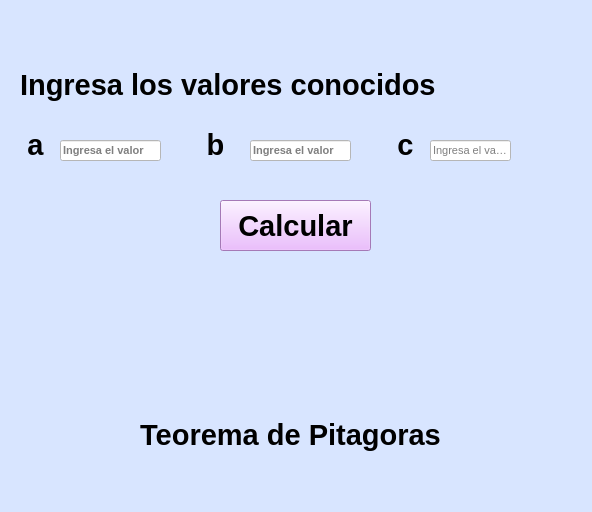
<?xml version="1.0" encoding="UTF-8"?>
<ui version="4.0">
 <class>MainWindow</class>
 <widget class="QMainWindow" name="MainWindow">
  <property name="geometry">
   <rect>
    <x>0</x>
    <y>0</y>
    <width>592</width>
    <height>512</height>
   </rect>
  </property>
  <property name="windowTitle">
   <string>MainWindow</string>
  </property>
  <property name="styleSheet">
   <string notr="true">background-color: rgb(201, 244, 255);
background-color: rgb(216, 229, 255);</string>
  </property>
  <widget class="QWidget" name="centralwidget">
   <widget class="QLineEdit" name="txt_b">
    <property name="geometry">
     <rect>
      <x>250</x>
      <y>140</y>
      <width>101</width>
      <height>21</height>
     </rect>
    </property>
    <property name="font">
     <font>
      <pointsize>8</pointsize>
      <weight>75</weight>
      <bold>true</bold>
     </font>
    </property>
    <property name="toolTip">
     <string>Ingresa el valor</string>
    </property>
    <property name="statusTip">
     <string>Ingresa el valor</string>
    </property>
    <property name="styleSheet">
     <string notr="true">background-color: rgb(255, 255, 255);</string>
    </property>
    <property name="alignment">
     <set>Qt::AlignLeading|Qt::AlignLeft|Qt::AlignVCenter</set>
    </property>
    <property name="placeholderText">
     <string>Ingresa el valor</string>
    </property>
   </widget>
   <widget class="QLineEdit" name="txt_c">
    <property name="geometry">
     <rect>
      <x>430</x>
      <y>140</y>
      <width>81</width>
      <height>21</height>
     </rect>
    </property>
    <property name="font">
     <font>
      <pointsize>8</pointsize>
     </font>
    </property>
    <property name="toolTip">
     <string>Ingresa el valor</string>
    </property>
    <property name="statusTip">
     <string>Ingresa el valor</string>
    </property>
    <property name="styleSheet">
     <string notr="true">background-color: rgb(255, 255, 255);</string>
    </property>
    <property name="alignment">
     <set>Qt::AlignLeading|Qt::AlignLeft|Qt::AlignVCenter</set>
    </property>
    <property name="placeholderText">
     <string>Ingresa el valor</string>
    </property>
   </widget>
   <widget class="QLineEdit" name="txt_a">
    <property name="geometry">
     <rect>
      <x>60</x>
      <y>140</y>
      <width>101</width>
      <height>21</height>
     </rect>
    </property>
    <property name="font">
     <font>
      <pointsize>8</pointsize>
      <weight>75</weight>
      <bold>true</bold>
     </font>
    </property>
    <property name="toolTip">
     <string>Ingresa el valor</string>
    </property>
    <property name="statusTip">
     <string>Ingresa el valor</string>
    </property>
    <property name="styleSheet">
     <string notr="true">background-color: rgb(255, 255, 255);</string>
    </property>
    <property name="text">
     <string/>
    </property>
    <property name="alignment">
     <set>Qt::AlignLeading|Qt::AlignLeft|Qt::AlignVCenter</set>
    </property>
    <property name="placeholderText">
     <string>Ingresa el valor</string>
    </property>
   </widget>
   <widget class="QLabel" name="label">
    <property name="geometry">
     <rect>
      <x>20</x>
      <y>120</y>
      <width>31</width>
      <height>51</height>
     </rect>
    </property>
    <property name="text">
     <string>&lt;html&gt;&lt;head/&gt;&lt;body&gt;&lt;p align=&quot;center&quot;&gt;&lt;span style=&quot; font-size:22pt; font-weight:600;&quot;&gt;a&lt;/span&gt;&lt;/p&gt;&lt;/body&gt;&lt;/html&gt;</string>
    </property>
   </widget>
   <widget class="QLabel" name="label_2">
    <property name="geometry">
     <rect>
      <x>200</x>
      <y>120</y>
      <width>31</width>
      <height>51</height>
     </rect>
    </property>
    <property name="text">
     <string>&lt;html&gt;&lt;head/&gt;&lt;body&gt;&lt;p align=&quot;center&quot;&gt;&lt;span style=&quot; font-size:22pt; font-weight:600;&quot;&gt;b&lt;/span&gt;&lt;/p&gt;&lt;/body&gt;&lt;/html&gt;</string>
    </property>
   </widget>
   <widget class="QLabel" name="label_3">
    <property name="geometry">
     <rect>
      <x>390</x>
      <y>120</y>
      <width>31</width>
      <height>51</height>
     </rect>
    </property>
    <property name="text">
     <string>&lt;html&gt;&lt;head/&gt;&lt;body&gt;&lt;p align=&quot;center&quot;&gt;&lt;span style=&quot; font-size:22pt; font-weight:600;&quot;&gt;c&lt;/span&gt;&lt;/p&gt;&lt;/body&gt;&lt;/html&gt;</string>
    </property>
   </widget>
   <widget class="QPushButton" name="btn_calcular">
    <property name="geometry">
     <rect>
      <x>220</x>
      <y>200</y>
      <width>151</width>
      <height>51</height>
     </rect>
    </property>
    <property name="font">
     <font>
      <pointsize>22</pointsize>
      <weight>75</weight>
      <bold>true</bold>
     </font>
    </property>
    <property name="toolTip">
     <string>Presiona el boton</string>
    </property>
    <property name="statusTip">
     <string>Presiona el boton</string>
    </property>
    <property name="styleSheet">
     <string notr="true">background-color: rgb(231, 170, 255);</string>
    </property>
    <property name="text">
     <string>Calcular</string>
    </property>
   </widget>
   <widget class="QLabel" name="label_7">
    <property name="geometry">
     <rect>
      <x>20</x>
      <y>60</y>
      <width>551</width>
      <height>51</height>
     </rect>
    </property>
    <property name="text">
     <string>&lt;html&gt;&lt;head/&gt;&lt;body&gt;&lt;p&gt;&lt;span style=&quot; font-size:22pt; font-weight:600;&quot;&gt;Ingresa los valores conocidos&lt;/span&gt;&lt;/p&gt;&lt;/body&gt;&lt;/html&gt;</string>
    </property>
   </widget>
   <widget class="QLabel" name="label_5">
    <property name="geometry">
     <rect>
      <x>80</x>
      <y>410</y>
      <width>421</width>
      <height>51</height>
     </rect>
    </property>
    <property name="text">
     <string>&lt;html&gt;&lt;head/&gt;&lt;body&gt;&lt;p align=&quot;center&quot;&gt;&lt;span style=&quot; font-size:22pt; font-weight:600;&quot;&gt;Teorema de Pitagoras&lt;/span&gt;&lt;/p&gt;&lt;/body&gt;&lt;/html&gt;</string>
    </property>
   </widget>
   <widget class="QLabel" name="label_4">
    <property name="geometry">
     <rect>
      <x>10</x>
      <y>0</y>
      <width>571</width>
      <height>61</height>
     </rect>
    </property>
    <property name="text">
     <string/>
    </property>
    <property name="pixmap">
     <pixmap resource="recursos_proyecto.qrc">:/LOGOS/Imagenes/uat.png</pixmap>
    </property>
    <property name="scaledContents">
     <bool>true</bool>
    </property>
   </widget>
   <widget class="QLabel" name="label_6">
    <property name="geometry">
     <rect>
      <x>220</x>
      <y>280</y>
      <width>151</width>
      <height>111</height>
     </rect>
    </property>
    <property name="text">
     <string/>
    </property>
    <property name="pixmap">
     <pixmap resource="recursos_proyecto.qrc">:/LOGOS/Imagenes/pngegg.png</pixmap>
    </property>
    <property name="scaledContents">
     <bool>true</bool>
    </property>
   </widget>
  </widget>
  <widget class="QMenuBar" name="menubar">
   <property name="geometry">
    <rect>
     <x>0</x>
     <y>0</y>
     <width>592</width>
     <height>21</height>
    </rect>
   </property>
  </widget>
  <widget class="QStatusBar" name="statusbar"/>
 </widget>
 <resources>
  <include location="recursos_proyecto.qrc"/>
 </resources>
 <connections/>
</ui>
